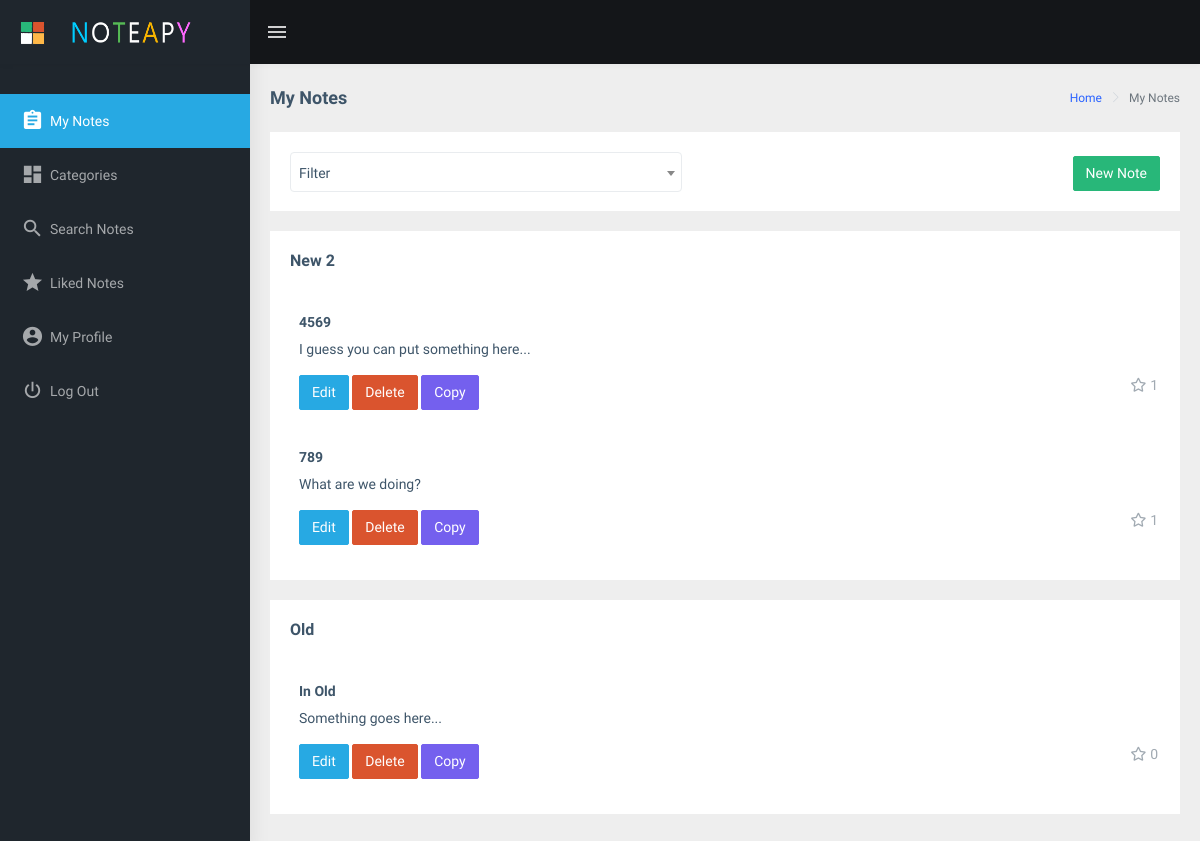
The page /notes/ (signed in) on the database as committed earlier.
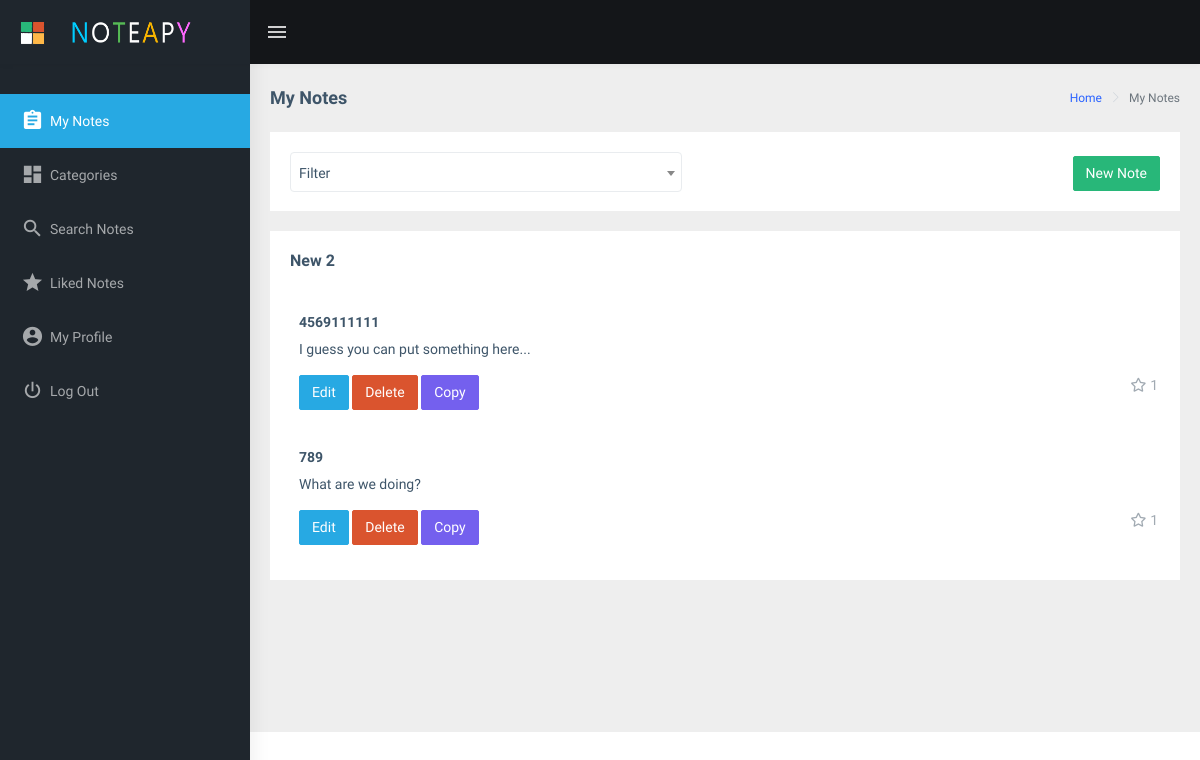
The same page on the database as committed later.
### main/models.py (models this page shows, shortened)
class Categories(models.Model):
    user = models.ForeignKey(User, on_delete=models.CASCADE)
    name = models.CharField(max_length=30)
    class Meta:
        verbose_name_plural = "Categories"

class Notes(models.Model):
    title    = models.CharField(max_length=30)
    content  = models.TextField()
    author   = models.ForeignKey(User, on_delete=models.CASCADE)
    category = models.ForeignKey(Categories, on_delete=models.CASCADE)
    num_of_favorites = models.IntegerField()
    class Meta:
        verbose_name_plural = "Notes"

### main/views/notes.py (the view)
# urls.py: path('notes/', views.ManageNotes.as_view(), name="Notes"),
class ManageNotes(LoginRequiredMixin, ListView):
    template_name = "main/notes/manage_notes.html"
    model = Notes
    def get_queryset(self):
        if self.request.GET.get("filter"):
            filter_id = self.request.GET.get("filter")
            categories_queryset = Categories.objects.filter(id=filter_id).order_by('name')
        else:
            categories_queryset = Categories.objects.filter(user=self.request.user).order_by('name')
        categories = []
        for category in categories_queryset:
            categories.append({"id": category.id, "name": category.name, "notes": ""})
        for category in categories:
            notes = Notes.objects.filter(category=category["id"]).order_by('id')
            category.update({"notes": list(notes)})
        return categories
    def get_context_data(self, **kwargs):
        context = super().get_context_data(**kwargs)
        if self.request.GET.get("filter"):
            filter_id = self.request.GET.get("filter")
            categories = Categories.objects.filter(user=self.request.user)
            category_filtered = Categories.objects.get(id=filter_id)
            notes_count = Notes.objects.filter(category=category_filtered).count()
            context["filter_id"] = filter_id
            context["filter_name"] = category_filtered.name
            context["categories"] = categories
            context["categories_count"] = categories.count()
            context["notes_count"] = notes_count
        else:
            categories = Categories.objects.filter(user=self.request.user)
            notes_count = Notes.objects.filter(author=self.request.user).count()
            context["categories"] = categories
            context["categories_count"] = categories.count()
            context["notes_count"] = notes_count
        return context

### main/templates/main/notes/manage_notes.html (shortened to what the changed rows need)
{% extends 'main/base.html' %}
{% load static %}
{% block content %}
<div class="page-wrapper">
    <div class="container-fluid">
        {% if categories_count == 0 %}
            <div class="row">
                <div class="col-12">
                    <div class="card">
                        <div class="card-body pb-1">
                            <table class="table table-striped">
                                <tbody>
                                    <tr>
                                        <td class="text-center">
                                            <div class="pb-2 pt-4">
                                                <h2>No Categories Found</h2>
                                                <p class="pb-0"><small>Add a Category by Navigating to the "<i class="mdi mdi-view-dashboard"></i> Categories" Menu<br>A Category is Needed to Add a Note</small></p>
                                            </div>
                                        </td>
                                    </tr>
                                </tbody>
                            </table>
                        </div>
                    </div>
                </div>
            </div>
        {% else %}
            {% if notes_count == 0 %}
                <div class="row">
                    <div class="col-12">
                        <div class="card">
                            <div class="card-body pb-1">
                                <table class="table table-striped">
                                    <tbody>
                                        <tr>
                                            <td class="text-center">
                                                <div class="pb-2 pt-4">
                                                    <h2>No Notes Found</h2>
                                                    <p class="pb-0"><small>Add a Note by Clicking the Button "New Note"</small></p>
                                                </div>
                                            </td>
                                        </tr>
                                    </tbody>
                                </table>
                            </div>
                        </div>
                    </div>
                </div>
            {% else %}
                {% for category in object_list %}
                    {% if category.notes %}
                        <div class="row">
                            <div class="col-12">
                                <div class="card">
                                    <div class="card-body">
                                        <h5 class="card-title">{{ category.name }}</h5>
                                    </div>
                                    <div class="comment-widgets scrollable">
                                        {% for note in category.notes %}
                                            <div class="d-flex flex-row comment-row m-t-0">
                                                <div class="comment-text w-100">
                                                    <h6 class="font-medium font-weight-bold">{{ note.title }}</h6>
                                                    <span id="{{ note.id }}" class="m-b-15 d-block">{{ note.content }}</span>
                                                    <div class="comment-footer">
                                                        <span class="text-muted float-right pr-2"><i class="far fa-star pr-1"></i>{{ note.num_of_favorites }}</span>
                                                        <a class="btn btn-cyan" href="{% url 'main:Update_Note' id=note.id %}">Edit</a>
                                                        <a class="btn btn-danger" href="{% url 'main:Delete_Note' id=note.id %}">Delete</a>
                                                        <button class="btn btn-primary" onclick="copy_to_clipboard('{{ note.id }}');">Copy</button>
                                                    </div>
                                                </div>
                                            </div>
                                        {% endfor %}
                                    </div>
                                </div>
                            </div>
                        </div>
                    {% endif %}
                {% endfor %}
            {% endif %}
        {% endif %}
    </div>
</div>
{% endblock %}

Rows that differ between the two databases and show on the page:
removed Categories: name "Old"
removed Notes: title "In Old", content "Something goes here...", num_of_favorites "0", shown under "Old"
changed Notes "I guess you can put something here...": title "4569" → "4569111111"
